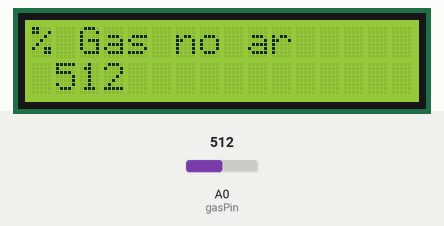
A sketch run on a simulated Arduino Uno, built with avr-gcc and run on an emulated ATmega328P. On the bench: 16×2 character LCD. Inputs (shaded band) come from the test bench; at power-on: A0 (gasPin) = 512.

Above: at 1.2 s.
1.3 s: A0 (gasPin) set to 716
At 2.2 s:
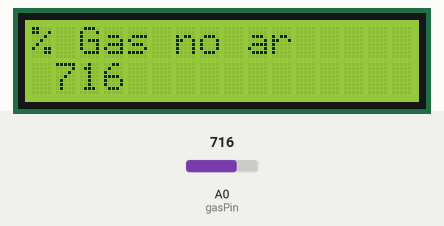
2.9 s: A0 (gasPin) set to 900
At 3.7 s:
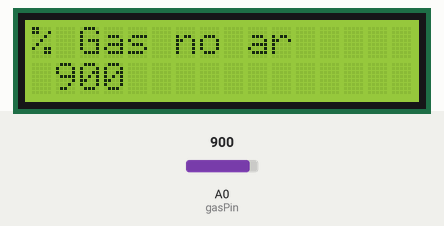
4.5 s: A0 (gasPin) set to 1023
At 5.1 s:
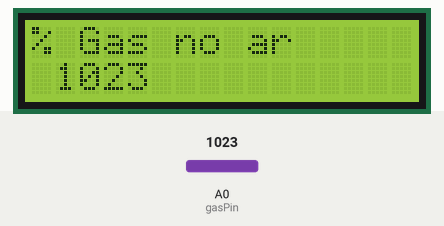
Timing chart, 0 to 7.5 s (numbered marks = the images above; inputs shaded):
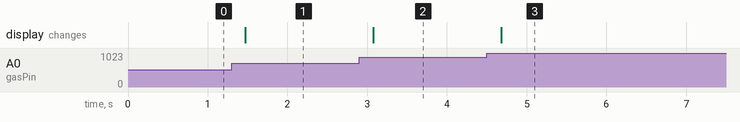

Measured:
- after the input at 1.3 s, the display: changes after 0.17 s (image 1)
- after the input at 2.9 s, the display: changes after 0.18 s (image 2)
- after the input at 4.5 s, the display: changes after 0.18 s (image 3)

The sketch:

lcd-mq-5.ino
```cpp
#include <LiquidCrystal.h>

LiquidCrystal lcd(12, 11, 5, 4, 3, 2);

const int gasPin = 0;

int valGas = 0;

void setup()
{

  lcd.begin(16, 2);
  lcd.setCursor(0, 0);
  lcd.print("% Gas no ar");
  lcd.setCursor(0, 1);
}

void loop() {

  lcd.setCursor(1, 1);
  valGas = analogRead(gasPin);
  lcd.print(valGas);
  delay(200);
}
```
